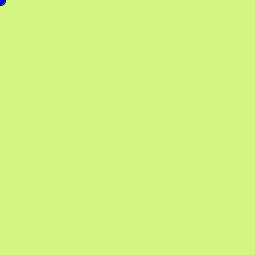
Frame 1 (no input)
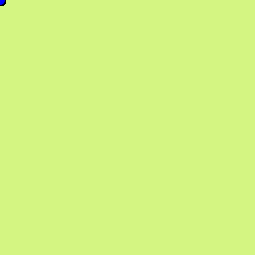
Frame 60 (the mouse pressed at the canvas centre just before this capture)
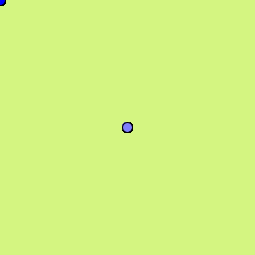
Frame 120 (the mouse held since frame 60 and released just before this capture)

The Processing sketch that drew these frames (run headless with seeded random() and noise(); from frame 60 on, the mouse is pressed at the canvas centre):

// Processing sketch: colors
// ── colors.pde
void setup(){
  size(255,255);
  background(212,245,129);
}
void draw(){
  fill(mouseX,mouseY,255);
  ellipse(mouseX,mouseY,10,10);
}
